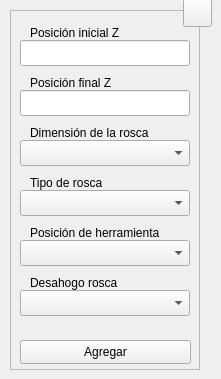
  <widget class="QWidget" name="centralwidget">
   <widget class="QFrame" name="frame">
    <property name="geometry">
     <rect>
      <x>10</x>
      <y>10</y>
      <width>190</width>
      <height>360</height>
     </rect>
    </property>
    <property name="sizePolicy">
     <sizepolicy hsizetype="Fixed" vsizetype="Fixed">
      <horstretch>0</horstretch>
      <verstretch>0</verstretch>
     </sizepolicy>
    </property>
    <property name="minimumSize">
     <size>
      <width>190</width>
      <height>360</height>
     </size>
    </property>
    <property name="maximumSize">
     <size>
      <width>190</width>
      <height>360</height>
     </size>
    </property>
    <property name="frameShape">
     <enum>QFrame::StyledPanel</enum>
    </property>
    <property name="frameShadow">
     <enum>QFrame::Raised</enum>
    </property>
    <widget class="QLineEdit" name="tbx_zin">
     <property name="geometry">
      <rect>
       <x>10</x>
       <y>30</y>
       <width>170</width>
       <height>26</height>
      </rect>
     </property>
     <property name="minimumSize">
      <size>
       <width>170</width>
       <height>0</height>
      </size>
     </property>
     <property name="maximumSize">
      <size>
       <width>170</width>
       <height>16777215</height>
      </size>
     </property>
     <property name="toolTip">
      <string>Digite la posición inicial de la rosca en el eje Z</string>
     </property>
     <property name="statusTip">
      <string/>
     </property>
     <property name="alignment">
      <set>Qt::AlignCenter</set>
     </property>
     <property name="placeholderText">
      <string/>
     </property>
    </widget>
    <widget class="QLabel" name="lbl_zin">
     <property name="enabled">
      <bool>true</bool>
     </property>
     <property name="geometry">
      <rect>
       <x>20</x>
       <y>10</y>
       <width>101</width>
       <height>26</height>
      </rect>
     </property>
     <property name="text">
      <string>Posición inicial Z</string>
     </property>
     <property name="buddy">
      <cstring>lbl_zin</cstring>
     </property>
    </widget>
    <widget class="QPushButton" name="btn_save">
     <property name="geometry">
      <rect>
       <x>10</x>
       <y>330</y>
       <width>171</width>
       <height>24</height>
      </rect>
     </property>
     <property name="sizePolicy">
      <sizepolicy hsizetype="Expanding" vsizetype="Expanding">
       <horstretch>0</horstretch>
       <verstretch>0</verstretch>
      </sizepolicy>
     </property>
     <property name="minimumSize">
      <size>
       <width>88</width>
       <height>0</height>
      </size>
     </property>
     <property name="toolTip">
      <string>Agregar los datos al programa CNC</string>
     </property>
     <property name="statusTip">
      <string/>
     </property>
     <property name="text">
      <string>Agregar</string>
     </property>
     <property name="shortcut">
      <string>Ctrl+S</string>
     </property>
     <property name="autoDefault">
      <bool>true</bool>
     </property>
    </widget>
    <widget class="QLabel" name="lbl_thd">
     <property name="enabled">
      <bool>true</bool>
     </property>
     <property name="geometry">
      <rect>
       <x>20</x>
       <y>110</y>
       <width>131</width>
       <height>26</height>
      </rect>
     </property>
     <property name="text">
      <string>Dimensión de la rosca</string>
     </property>
     <property name="buddy">
      <cstring>lbl_thd</cstring>
     </property>
    </widget>
    <widget class="QLabel" name="lbl_znd">
     <property name="enabled">
      <bool>true</bool>
     </property>
     <property name="geometry">
      <rect>
       <x>20</x>
       <y>60</y>
       <width>91</width>
       <height>26</height>
      </rect>
     </property>
     <property name="text">
      <string>Posición final Z</string>
     </property>
     <property name="buddy">
      <cstring>lbl_znd</cstring>
     </property>
    </widget>
    <widget class="QLineEdit" name="tbx_znd">
     <property name="geometry">
      <rect>
       <x>10</x>
       <y>80</y>
       <width>170</width>
       <height>26</height>
      </rect>
     </property>
     <property name="minimumSize">
      <size>
       <width>170</width>
       <height>0</height>
      </size>
     </property>
     <property name="maximumSize">
      <size>
       <width>170</width>
       <height>16777215</height>
      </size>
     </property>
     <property name="toolTip">
      <string>Digite la posición final de la rosca en el eje Z</string>
     </property>
     <property name="statusTip">
      <string/>
     </property>
     <property name="alignment">
      <set>Qt::AlignCenter</set>
     </property>
     <property name="placeholderText">
      <string/>
     </property>
    </widget>
    <widget class="QComboBox" name="cbx_thd">
     <property name="geometry">
      <rect>
       <x>10</x>
       <y>130</y>
       <width>170</width>
       <height>26</height>
      </rect>
     </property>
     <property name="minimumSize">
      <size>
       <width>170</width>
       <height>26</height>
      </size>
     </property>
     <property name="maximumSize">
      <size>
       <width>170</width>
       <height>16777215</height>
      </size>
     </property>
     <property name="toolTip">
      <string>Seleccione la dimensión de la rosca</string>
     </property>
    </widget>
    <widget class="QComboBox" name="cbx_pos">
     <property name="geometry">
      <rect>
       <x>10</x>
       <y>230</y>
       <width>170</width>
       <height>26</height>
      </rect>
     </property>
     <property name="minimumSize">
      <size>
       <width>170</width>
       <height>26</height>
      </size>
     </property>
     <property name="maximumSize">
      <size>
       <width>170</width>
       <height>16777215</height>
      </size>
     </property>
     <property name="toolTip">
      <string>Seleccione la posición de la herramienta</string>
     </property>
    </widget>
    <widget class="QLabel" name="lbl_pos">
     <property name="enabled">
      <bool>true</bool>
     </property>
     <property name="geometry">
      <rect>
       <x>20</x>
       <y>210</y>
       <width>139</width>
       <height>26</height>
      </rect>
     </property>
     <property name="text">
      <string>Posición de herramienta</string>
     </property>
     <property name="buddy">
      <cstring>lbl_thd</cstring>
     </property>
    </widget>
    <widget class="QComboBox" name="cbx_typ">
     <property name="geometry">
      <rect>
       <x>10</x>
       <y>180</y>
       <width>170</width>
       <height>26</height>
      </rect>
     </property>
     <property name="minimumSize">
      <size>
       <width>170</width>
       <height>26</height>
      </size>
     </property>
     <property name="maximumSize">
      <size>
       <width>170</width>
       <height>16777215</height>
      </size>
     </property>
     <property name="toolTip">
      <string>Seleccione si la rosca es de tipo externa o interna</string>
     </property>
    </widget>
    <widget class="QLabel" name="lbl_typ">
     <property name="enabled">
      <bool>true</bool>
     </property>
     <property name="geometry">
      <rect>
       <x>20</x>
       <y>160</y>
       <width>81</width>
       <height>26</height>
      </rect>
     </property>
     <property name="text">
      <string>Tipo de rosca</string>
     </property>
     <property name="buddy">
      <cstring>lbl_thd</cstring>
     </property>
    </widget>
    <widget class="QComboBox" name="cbx_rgh">
     <property name="geometry">
      <rect>
       <x>10</x>
       <y>280</y>
       <width>170</width>
       <height>26</height>
      </rect>
     </property>
     <property name="minimumSize">
      <size>
       <width>170</width>
       <height>26</height>
      </size>
     </property>
     <property name="maximumSize">
      <size>
       <width>170</width>
       <height>16777215</height>
      </size>
     </property>
     <property name="toolTip">
      <string>Seleccione si se requiere desahogo de la rosca (corte inicial)</string>
     </property>
    </widget>
    <widget class="QLabel" name="lbl_rgh">
     <property name="enabled">
      <bool>true</bool>
     </property>
     <property name="geometry">
      <rect>
       <x>20</x>
       <y>260</y>
       <width>94</width>
       <height>26</height>
      </rect>
     </property>
     <property name="text">
      <string>Desahogo rosca</string>
     </property>
     <property name="buddy">
      <cstring>lbl_thd</cstring>
     </property>
    </widget>
    <zorder>tbx_zin</zorder>
    <zorder>lbl_zin</zorder>
    <zorder>btn_save</zorder>
    <zorder>tbx_znd</zorder>
    <zorder>cbx_thd</zorder>
    <zorder>lbl_znd</zorder>
    <zorder>lbl_thd</zorder>
    <zorder>cbx_pos</zorder>
    <zorder>lbl_pos</zorder>
    <zorder>cbx_typ</zorder>
    <zorder>lbl_typ</zorder>
    <zorder>cbx_rgh</zorder>
    <zorder>lbl_rgh</zorder>
   </widget>
   <widget class="QToolButton" name="btn_help">
    <property name="geometry">
     <rect>
      <x>183</x>
      <y>-2</y>
      <width>29</width>
      <height>29</height>
     </rect>
    </property>
    <property name="font">
     <font>
      <pointsize>20</pointsize>
      <bold>true</bold>
     </font>
    </property>
    <property name="text">
     <string/>
    </property>
    <property name="icon">
     <iconset resource="../../resources/resources.qrc">
      <normaloff>:/icons/question.png</normaloff>:/icons/question.png</iconset>
    </property>
    <property name="iconSize">
     <size>
      <width>20</width>
      <height>20</height>
     </size>
    </property>
    <property name="shortcut">
     <string>F1</string>
    </property>
   </widget>
  </widget>
